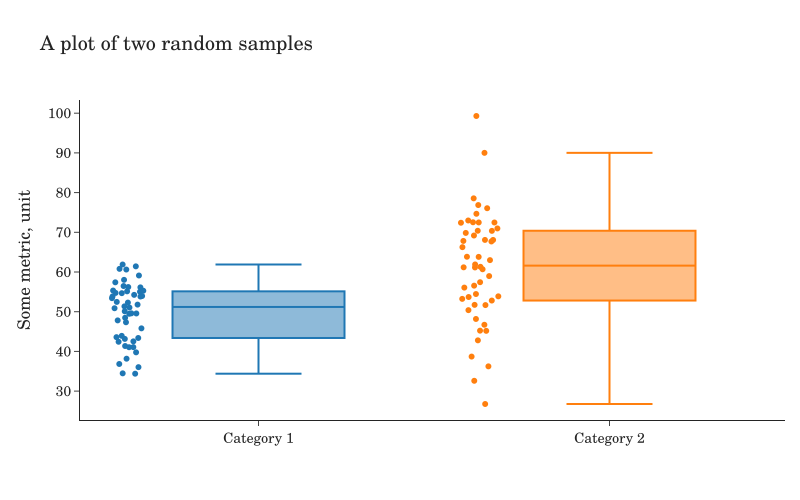

Python code for this plot:
import plotly.graph_objects as go
import numpy as np

arr1 = np.random.normal(loc = 50, scale = 8, size = 50)
arr2 = np.random.normal(loc = 60, scale = 11, size = 50)

fig = go.Figure()
fig.add_traces([
    go.Box(
        name = "Category 1",
        y = arr1,
        boxpoints = "all"
    ),
    go.Box(
        name = "Category 2",
        y = arr2,
        boxpoints = "all"
    )
])
fig.update_layout(
    template = "simple_white",
    margin = dict(
        r = 15
    ),
    width = 800,
    title = "A plot of two random samples",
    yaxis_title = "Some metric, unit",
    font = dict(
        family = "TeXGyreSchola",
        size = 14
    ),
    showlegend = False
)
fig.write_image("plt.svg")
